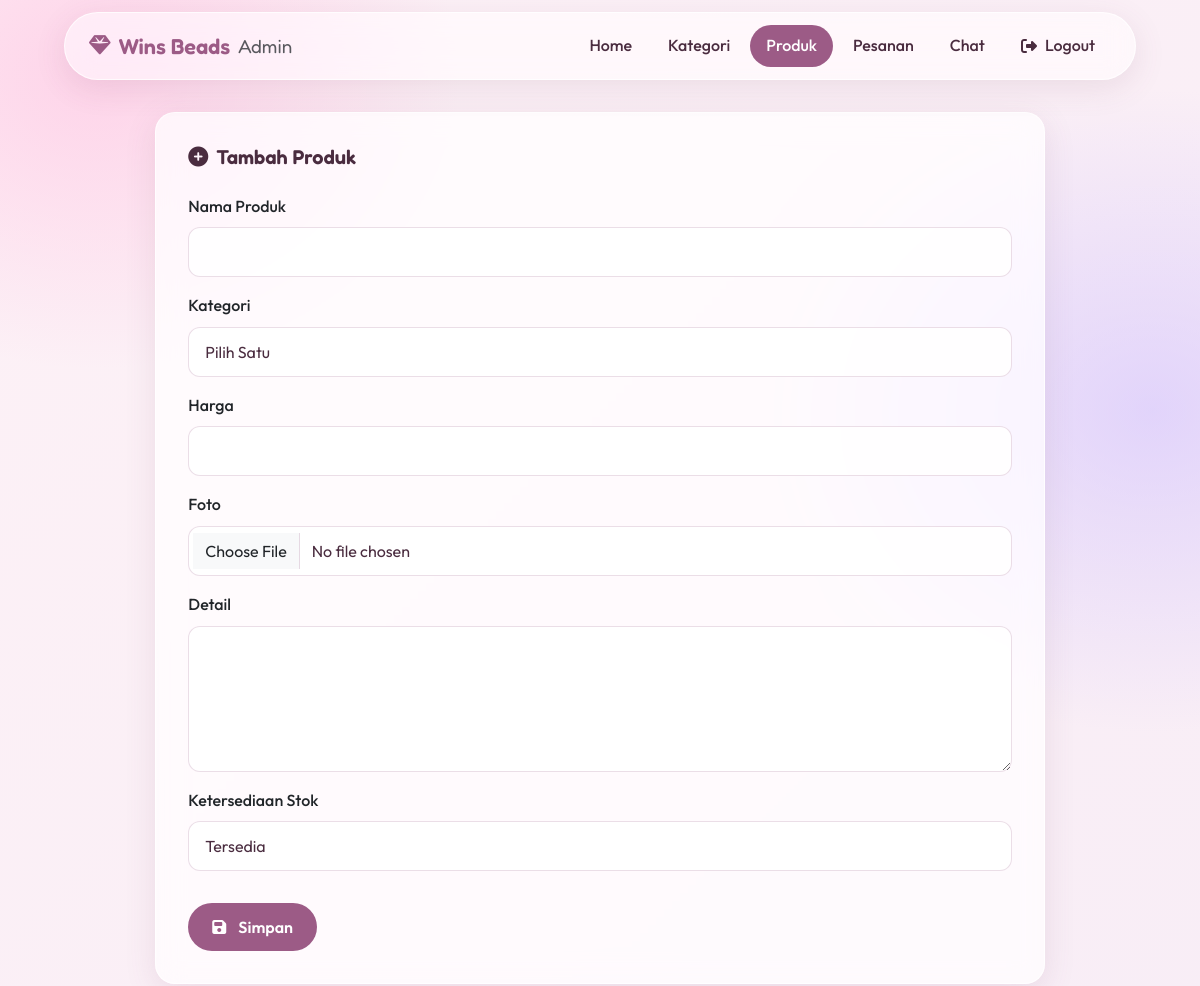
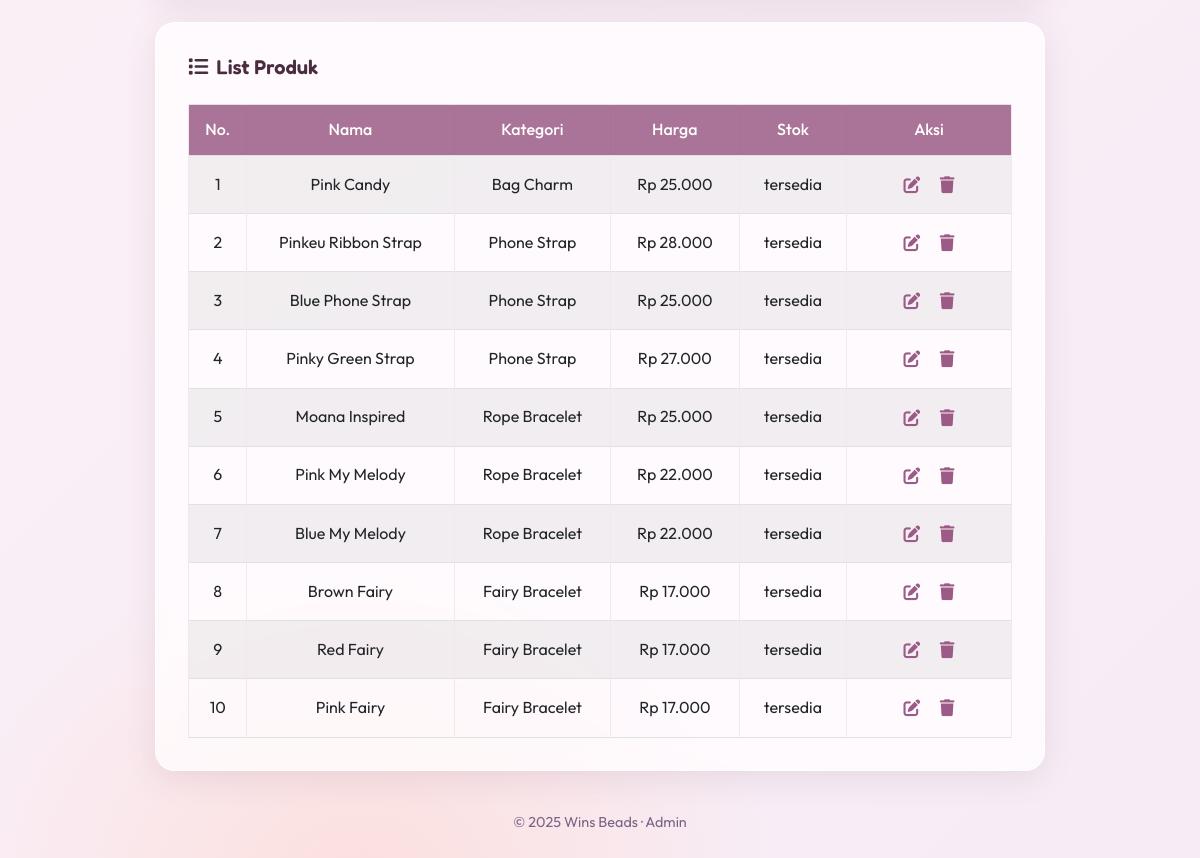
/admin/produk.php (signed in), run on the app's committed database (2 pictures, top to bottom).
### tables this page shows
CREATE TABLE `produk` (
  `id` int(11) NOT NULL,
  `kategori_id` int(11) DEFAULT NULL,
  `nama` varchar(255) DEFAULT NULL,
  `harga` double DEFAULT NULL,
  `foto` varchar(255) DEFAULT NULL,
  `detail` text DEFAULT NULL,
  `ketersediaan_stok` enum('habis','tersedia') DEFAULT 'tersedia'
);

CREATE TABLE `kategori` (
  `id` int(11) NOT NULL,
  `nama` varchar(100) DEFAULT NULL
);

### config/security.php (called while the page is built, shortened)
<?php
function e($teks): string
{
    return htmlspecialchars((string) $teks, ENT_QUOTES | ENT_SUBSTITUTE, 'UTF-8');
}

### admin/produk.php (the view, shortened to what this page needs)
<?php
require "../config/init.php";
$queryProduk = mysqli_query($con, "SELECT p.*, k.nama AS nama_kategori FROM produk p LEFT JOIN kategori k ON k.id = p.kategori_id ORDER BY p.id DESC");
$jumlahProduk = mysqli_num_rows($queryProduk);
?>
<!DOCTYPE html>
<html lang="en">
<head>
    <?php $pageTitle = "Produk Admin"; $base = "../"; require "../head.php"; ?>
</head>
<body class="admin-body">
<?php require "navbar.php" ?>
<div class="container admin-main">
    <div class="row justify-content-center">
        <div class="col-lg-10">
            <div class="card">
                <div class="card-body">
                    <h4 class="mb-3"><i class="fas fa-plus-circle me-2"></i>Tambah Produk</h4>
                    <form action="" method="post" enctype="multipart/form-data">
                        <div class="mb-3">
                            <label for="nama" class="form-label">Nama Produk</label>
                            <input type="text" id="nama" name="nama" class="form-control" required>
                        </div>
                        <div class="mb-3">
                            <label for="kategori" class="form-label">Kategori</label>
                            <select name="kategori" id="kategori" class="form-select" required>
                                <option value="">Pilih Satu</option>
                            </select>
                        </div>
                        <div class="mb-3">
                            <label for="harga" class="form-label">Harga</label>
                            <input type="number" class="form-control" name="harga" required>
                        </div>
                        <div class="mb-3">
                            <label for="foto" class="form-label">Foto</label>
                            <input type="file" name="foto" id="foto" class="form-control">
                        </div>
                        <div class="mb-3">
                            <label for="detail" class="form-label">Detail</label>
                            <textarea name="detail" id="detail" cols="30" rows="5" class="form-control"></textarea>
                        </div>
                        <div class="mb-3">
                            <label for="ketersediaan_stok" class="form-label">Ketersediaan Stok</label>
                            <select name="ketersediaan_stok" id="ketersediaan_stok" class="form-select">
                                <option value="tersedia">Tersedia</option>
                            </select>
                        </div>
                        <button class="btn custom-btn mt-3" type="submit" name="simpan_produk">
                            <i class="fas fa-save me-1"></i> Simpan
                        </button>
                    </form>
                </div>
            </div>
            <div class="card">
                <div class="card-body">
                    <h4 class="mb-3"><i class="fas fa-list me-2"></i>List Produk</h4>
                    <div class="table-responsive">
                        <table class="table table-striped table-hover table-bordered text-center align-middle">
                            <thead class="table-light">
                                <tr>
                                    <th style="width:5%;">No.</th>
                                    <th>Nama</th>
                                    <th>Kategori</th>
                                    <th>Harga</th>
                                    <th>Stok</th>
                                    <th style="width:20%;">Aksi</th>
                                </tr>
                            </thead>
                            <tbody>
                                <?php
                                if ($jumlahProduk == 0) {
                                    echo '<tr><td colspan="6">Tidak ada data produk</td></tr>';
                                } else {
                                    $number = 1;
                                    while ($data = mysqli_fetch_array($queryProduk)) {
                                ?>
                                        <tr>
                                            <td><?= $number++; ?></td>
                                            <td><?= e($data['nama']); ?></td>
                                            <td><?= e($data['nama_kategori'] ?? '-'); ?></td>
                                            <td>Rp <?= number_format($data['harga'], 0, ',', '.'); ?></td>
                                            <td><?= e($data['ketersediaan_stok']); ?></td>
                                            <td>
                                                <button class="btn btn-table" data-bs-toggle="modal" data-bs-target="#editModal<?= $data['id']; ?>">
                                                    <i class="fas fa-edit"></i>
                                                </button>
                                                <form method="post" class="d-inline" onsubmit="return confirm('Yakin ingin hapus produk ini?')">
                                                    <button type="submit" name="hapus_produk" class="btn btn-table" aria-label="Hapus"><i class="fas fa-trash"></i></button>
                                                </form>
                                            </td>
                                        </tr>
                                <?php }
                                } ?>
                            </tbody>
                        </table>
                    </div>
                </div>
            </div>
                <p class="footer-copy text-center border-0">&copy; 2025 Wins Beads &middot; Admin</p>
        </div>
    </div>
</div>
</body>
</html>

### assets/css/style.css (style rules this page uses)
:root { --primary: #9c5b86; --primary-hover: #7d4264; --primary-soft: rgba(156, 91, 134, 0.12); --ink: #4a2c3f; --ink-muted: #7a6486; --white: #fff; --glass-bg: rgba(255, 255, 255, 0.55); --glass-bg-strong: rgba(255, 255, 255, 0.72); --glass-border: rgba(255, 255, 255, 0.75); --glass-blur: blur(14px) saturate(140%); --glass-shadow: 0 8px 32px rgba(120, 70, 110, 0.12); --glass-shadow-hover: 0 14px 36px rgba(120, 70, 110, 0.2); --font-heading: 'Fredoka', sans-serif; --font-body: 'Outfit', sans-serif; --space-1: 4px; --space-2: 8px; --space-3: 12px; --space-4: 16px; --space-5: 24px; --space-6: 32px; --space-7: 48px; --space-8: 72px; --radius-sm: 12px; --radius-md: 20px; --radius-pill: 999px; --container: 1120px; }
*, *::before, *::after { box-sizing: border-box; }
html { scroll-behavior: smooth; }
body { font-family: var(--font-body); color: var(--ink); line-height: 1.6; min-height: 100vh; display: flex; flex-direction: column; background: radial-gradient(520px 420px at 8% 4%, rgba(255, 196, 226, 0.65), transparent 70%), radial-gradient(560px 460px at 96% 22%, rgba(206, 190, 255, 0.55), transparent 70%), radial-gradient(600px 480px at 30% 100%, rgba(255, 214, 205, 0.6), transparent 70%), linear-gradient(135deg, #fdf1f6, #f6ecf6); background-attachment: fixed; }
h1, h2, h3, h4, h5 { font-family: var(--font-heading); color: var(--ink); line-height: 1.25; margin: 0; }
.container { max-width: var(--container); padding-inline: var(--space-5); }
.btn.custom-btn { display: inline-flex; align-items: center; justify-content: center; gap: var(--space-2); padding: var(--space-3) var(--space-5); border: 0; border-radius: var(--radius-pill); background: var(--primary); color: var(--white); font-weight: 600; transition: background-color .2s ease, transform .2s ease; }
.btn-table { background: transparent; border: 0; padding: var(--space-1) var(--space-2); color: var(--primary); font-size: 1.05rem; }
.form-label { font-weight: 500; margin-bottom: var(--space-2); }
.form-control, .form-select { padding: var(--space-3) var(--space-4); border: 1px solid rgba(156, 91, 134, .2); border-radius: var(--radius-sm); background: rgba(255, 255, 255, .85); color: var(--ink); font-family: var(--font-body); }
.footer-copy { margin: var(--space-5) 0 0; padding-top: var(--space-4); border-top: 1px solid rgba(156, 91, 134, .15); color: var(--ink-muted); font-size: .9rem; }
.admin-body { min-height: 100vh; }
.admin-main { padding-block: var(--space-6) var(--space-7); }
.admin-body .card { margin-bottom: var(--space-5); border: 1px solid var(--glass-border); border-radius: var(--radius-md); background: var(--glass-bg-strong); -webkit-backdrop-filter: var(--glass-blur); backdrop-filter: var(--glass-blur); box-shadow: var(--glass-shadow); overflow: hidden; }
.admin-body .card-body { padding: var(--space-6); }
.admin-body .card-body h4 { font-size: 1.25rem; font-weight: 600; margin-bottom: var(--space-5) !important; }
.admin-body .table { --bs-table-bg: transparent; margin-bottom: 0; }
.admin-body .table > :not(caption) > * > * { padding: var(--space-3) var(--space-4); border-color: rgba(156, 91, 134, .12); }
.admin-body thead.table-light th, .admin-body .table-header th, .admin-body .table-header { background: rgba(156, 91, 134, .85) !important; color: var(--white) !important; font-weight: 500; }

### data on the page
produk: nama "Pink Candy", kategori.nama "Bag Charm", harga "25.000", ketersediaan_stok "tersedia"
produk: nama "Pinkeu Ribbon Strap", kategori.nama "Phone Strap", harga "28.000", ketersediaan_stok "tersedia"
produk: nama "Blue Phone Strap", kategori.nama "Phone Strap", harga "25.000", ketersediaan_stok "tersedia"
produk: nama "Pinky Green Strap", kategori.nama "Phone Strap", harga "27.000", ketersediaan_stok "tersedia"
produk: nama "Moana Inspired", kategori.nama "Rope Bracelet", harga "25.000", ketersediaan_stok "tersedia"
produk: nama "Pink My Melody", kategori.nama "Rope Bracelet", harga "22.000", ketersediaan_stok "tersedia"
produk: nama "Blue My Melody", kategori.nama "Rope Bracelet", harga "22.000", ketersediaan_stok "tersedia"
produk: nama "Brown Fairy", kategori.nama "Fairy Bracelet", harga "17.000", ketersediaan_stok "tersedia"
produk: nama "Red Fairy", kategori.nama "Fairy Bracelet", harga "17.000", ketersediaan_stok "tersedia"
produk: nama "Pink Fairy", kategori.nama "Fairy Bracelet", harga "17.000", ketersediaan_stok "tersedia"
